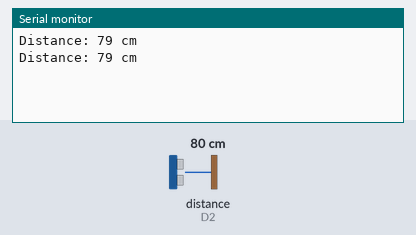
The sketch below on a simulated ESP8266 (NodeMCU). On the bench: the last lines printed to the serial monitor. Wiring (inferred from the names in the program): ultrasonic range finder: trigger D1; echo D2. Inputs (shaded band) come from the test bench; at power-on: distance to the obstacle (sensor on D2) 80 cm. The echo pulse lasts 58.3 µs per cm; WiFi joins after 1.5 s; servers stay silent unless stated.

Above: at 3.0 s.
3.1 s: distance to the obstacle (sensor on D2) set to 2 cm
At 4.4 s:
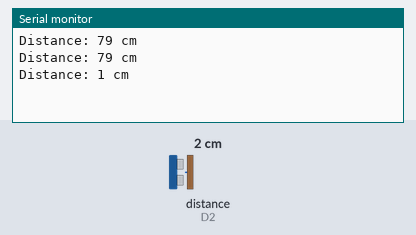
4.6 s: distance to the obstacle (sensor on D2) set to 4 cm
At 5.6 s:
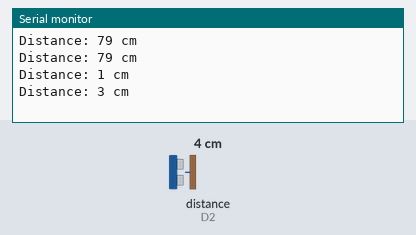
Timing chart, 0 to 7.6 s (numbered marks = the images above; inputs shaded):
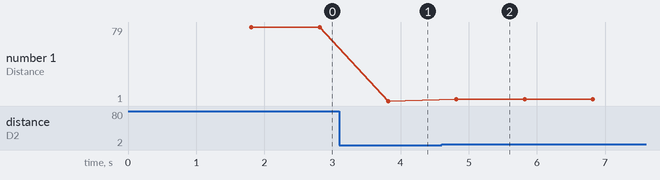

Measured:
- after the input at 3.1 s, the serial monitor: prints a new line after 0.72 s (image 1)
- after the input at 4.6 s, the serial monitor: prints a new line after 0.22 s (image 2)
- plotted number 1: 79 → 1 after the input at 3.1 s, 1 → 3 after the input at 4.6 s

The sketch:

SAMPLE_ULTRASONIC_SENSOR.ino
```cpp
#define BLYNK_TEMPLATE_ID "TMPL3My8-MFwF"
#define BLYNK_DEVICE_NAME "dixon"
#define BLYNK_AUTH_TOKEN "phgZv_gKlqlVUXVC2OFXn8ioKC9zTQ9v"

#include <ESP8266WiFi.h>
#include <BlynkSimpleEsp8266.h>

#define TRIG_PIN D1 // Ultrasonic sensor Trig pin
#define ECHO_PIN D2 // Ultrasonic sensor Echo pin

char auth[] = BLYNK_AUTH_TOKEN;
char ssid[] = "EDUREKA_5G";
char pass[] = "Edureka@123456";

void setup() {
  Serial.begin(115200);
  Blynk.begin(auth, ssid, pass);

  pinMode(TRIG_PIN, OUTPUT);
  pinMode(ECHO_PIN, INPUT);
}

void loop() {
  Blynk.run();
  measureDistance();
  delay(1000); // Measure every 1 second
}

void measureDistance() {
  // Trigger the ultrasonic sensor
  digitalWrite(TRIG_PIN, LOW);
  delayMicroseconds(2);
  digitalWrite(TRIG_PIN, HIGH);
  delayMicroseconds(10);
  digitalWrite(TRIG_PIN, LOW);

  // Read the echo response
  long duration = pulseIn(ECHO_PIN, HIGH);

  // Calculate the distance in cm
  int distance = duration * 0.034 / 2;

  // Display distance in Serial Monitor
  Serial.print("Distance: ");
  Serial.print(distance);
  Serial.println(" cm");

  // Send distance to Blynk app on virtual pin V0
  Blynk.virtualWrite(V0, distance);
}
```
